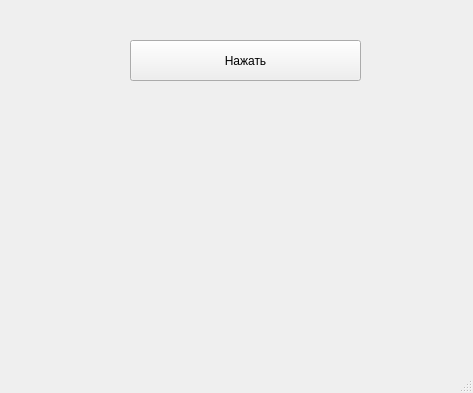
<?xml version="1.0" encoding="UTF-8"?>
<ui version="4.0">
 <class>MainWindow</class>
 <widget class="QMainWindow" name="MainWindow">
  <property name="geometry">
   <rect>
    <x>0</x>
    <y>0</y>
    <width>473</width>
    <height>393</height>
   </rect>
  </property>
  <property name="windowTitle">
   <string>MainWindow</string>
  </property>
  <widget class="QWidget" name="centralwidget">
   <widget class="QPushButton" name="pushButton">
    <property name="geometry">
     <rect>
      <x>130</x>
      <y>40</y>
      <width>231</width>
      <height>41</height>
     </rect>
    </property>
    <property name="text">
     <string>Нажать</string>
    </property>
   </widget>
  </widget>
  <widget class="QMenuBar" name="menubar">
   <property name="geometry">
    <rect>
     <x>0</x>
     <y>0</y>
     <width>473</width>
     <height>18</height>
    </rect>
   </property>
  </widget>
  <widget class="QStatusBar" name="statusbar"/>
 </widget>
 <resources/>
 <connections/>
</ui>
